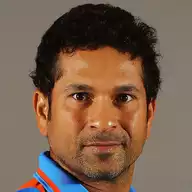
#> input picture sachin-tendulkar.webp, 192 x 192 px, found by its file name
$ jupyter execute OpenCV.ipynb   (text cells are left out)
#> lines starting #> are read from the running program, lines starting #| are printed output that depends on the picture; after the words box and inside, x2 and y2 are one past the last pixel; in counts of white or black regions, pixels touching at a corner belong together; pictures that were not available may be replaced by others from this repository, and a replacement may not be noted
[cell 1]
# pip install opencv-python

[cell 2]
import cv2

[cell 3]
img=cv2.imread("sachin-tendulkar.webp")
#> img is the input picture: shape (192, 192, 3); mean B, G, R 77.9, 96, 121.8
cv2.imshow("Image",img)
cv2.waitKey()
cv2.destroyWindow("Image")

[cell 4]
img=cv2.imread("sachin-tendulkar.webp")
print(img)
#> (printed output is left out)

[cell 5]
img.flatten()     # flatten -> changing an array into diff dimensional array.  eg- 3D into 1D

[cell 6]
img=cv2.imread("sachin-tendulkar.webp",0)
#> img: shape (192, 192); min 0, max 228, mean 101.6
print(img)
#> (printed output is left out)

[cell 7]
img=cv2.imread("sachin-tendulkar.webp",0)   # 0 means black&white image
cv2.imshow("window2",img)
cv2.waitKey()
cv2.destroyWindow("window2")    # require window name

[cell 8]
img=cv2.imread("sachin-tendulkar.webp")
img2=cv2.cvtColor(img,cv2.COLOR_BGR2GRAY)    # cvtcolor means converting colors of img
cv2.imshow("window2",img2)
cv2.waitKey()
cv2.destroyWindow("window2")

[cell 9]
img=cv2.imread("sachin-tendulkar.webp")
img2=cv2.cvtColor(img,cv2.COLOR_BGR2GRAY)
cv2.imshow("window2",img2)
cv2.imshow("window3",img)
cv2.waitKey()
cv2.destroyWindow("window2")

[cell 10]
img=cv2.imread("sachin-tendulkar.webp")
img2=cv2.cvtColor(img,cv2.COLOR_BGR2GRAY)
cv2.imshow("window2",img2)
cv2.imshow("window3",img)
cv2.waitKey()
cv2.destroyAllWindows()   # not require window name

[cell 11]
img=cv2.imread("sachin-tendulkar.webp")
img2=cv2.resize(img,(300,300))    # resize the image of given parameter
cv2.imshow("window2",img2)
cv2.imshow("window3",img)
cv2.waitKey()
cv2.destroyAllWindows()

[cell 12]
img=cv2.imread("sachin-tendulkar.webp")
img=cv2.blur(img,ksize=(20,10))
#> img: shape (192, 192, 3)
cv2.imshow("window3",img)
cv2.waitKey()
cv2.destroyAllWindows()

[cell 13]
img=cv2.imread("sachin-tendulkar.webp")
img=cv2.convertScaleAbs(img,alpha=1,beta=100)
cv2.imshow("window3",img)
cv2.waitKey()
cv2.destroyAllWindows()

[cell 14]
img=cv2.imread("sachin-tendulkar.webp")
img=cv2.flip(img,0)
cv2.imshow("window3",img)
cv2.waitKey()
cv2.destroyAllWindows()

[cell 15]
img=cv2.imread("sachin-tendulkar.webp")
img3=cv2.flip(img,-1)
cv2.imshow("window2",img)
cv2.imshow("window4",img3)
cv2.waitKey()
cv2.destroyAllWindows()

[cell 16]
img=cv2.imread("sachin-tendulkar.webp")
blue,green,red=cv2.split(img)
cv2.imshow("blue",blue)
cv2.imshow("green",green)
cv2.imshow("red",red)
cv2.waitKey(3000)
cv2.destroyAllWindows()

[cell 17]
img=cv2.imread("sachin-tendulkar.webp")
blue,green,red=cv2.split(img)
cv2.imshow("blue",blue)
cv2.imshow("green",green)
cv2.imshow("red",red)
key=cv2.waitKey()
#> (key Esc is pressed here)
print(key)
cv2.destroyAllWindows()

[cell 18]
img=cv2.imread("sachin-tendulkar.webp")
cv2.putText(img,"Sachin",(10,20),cv2.FONT_HERSHEY_COMPLEX,1,(0,0,255),2)
cv2.imshow("wind",img)
cv2.waitKey()
cv2.destroyAllWindows()

[cell 19]
img=cv2.imread("sachin-tendulkar.webp")
cv2.putText(img,"Sachin",(10,20),cv2.FONT_HERSHEY_COMPLEX,1,(0,0,255),2)
cv2.rectangle(img,(40,40),(150,170),(0,255,0))
cv2.imshow("wind",img)
cv2.waitKey()
cv2.destroyAllWindows()

[cell 20]
import cv2
Model_face=cv2.CascadeClassifier("trained model\haarcascade_frontalface_alt.xml")
img=cv2.imread("sachin-tendulkar.webp")
img2=cv2.cvtColor(img,cv2.COLOR_BGR2GRAY)
face=Model_face.detectMultiScale(img2)
#> face = [[37, 48, 130, 130]]
for x,y,w,h in face:           # coordinates of img
    cv2.rectangle(img,(40,40),(150,170),(0,255,0),2)
#> this loop made 1 pass
#> img: shape (192, 192, 3); 3.9% of pixels changed, all inside (x1, y1, x2, y2) = (39, 39, 152, 172)
cv2.imshow("wind",img)
cv2.waitKey()
cv2.destroyAllWindows()

[cell 21]
len(img2[0])
#> Out = 192

[cell 22]
import cv2
Model_face=cv2.CascadeClassifier("trained model\haarcascade_frontalface_alt.xml")
img=cv2.imread("Vijay-devarkonda.webp")
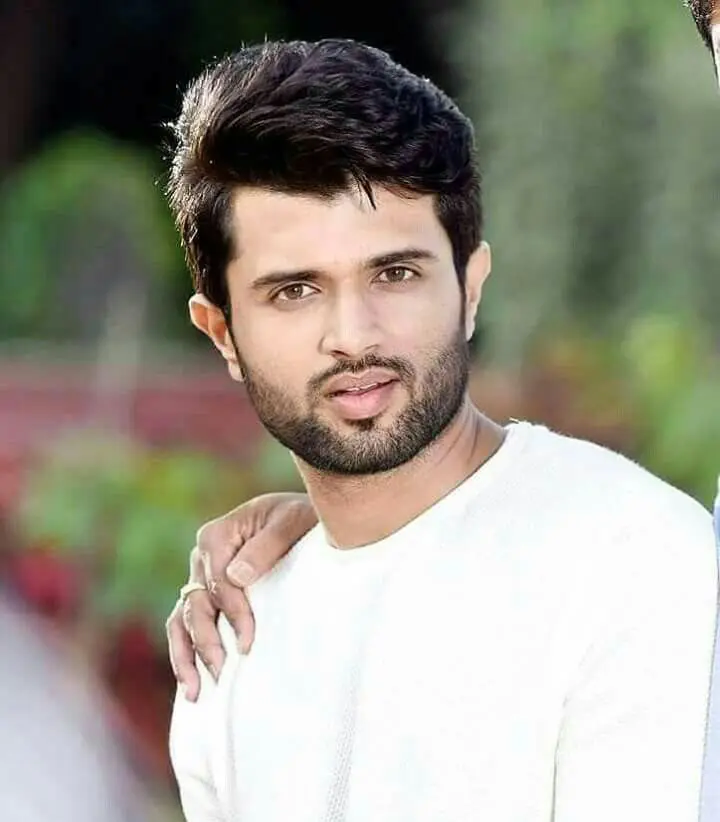
#> input picture Vijay-devarkonda.webp, 720 x 822 px, found by its file name
#> img is the input picture: shape (822, 720, 3); mean B, G, R 136.9, 149.7, 153.3
img2=cv2.resize(img,(200,200))
#> img2: shape (200, 200, 3)
img2=cv2.cvtColor(img,cv2.COLOR_BGR2GRAY)
#> img2: shape (822, 720)
face=Model_face.detectMultiScale(img2)
#> face = [[213, 180, 270, 270]]
for x,y,w,h in face:
    cv2.rectangle(img,(x,y),(x+w,y+h),(0,255,0),2)
#> this loop made 1 pass
#> img: shape (822, 720, 3); 0.55% of pixels changed, all inside (x1, y1, x2, y2) = (212, 179, 485, 452)
cv2.imshow("wind",img)
cv2.waitKey()
cv2.destroyAllWindows()

[cell 23]
import cv2
Model_face=cv2.CascadeClassifier("trained model\haarcascade_frontalface_alt.xml")
img=cv2.imread("sachin-tendulkar.webp")
img2=cv2.resize(img,(200,200))
#> img2: shape (200, 200, 3)
img2=cv2.cvtColor(img,cv2.COLOR_BGR2GRAY)
face=Model_face.detectMultiScale(img2)
#> face = [[37, 48, 130, 130]]
for x,y,w,h in face:
    cv2.rectangle(img,(x,y),(x+w,y+h),(0,255,0),2)
#> img: shape (192, 192, 3)
cv2.imshow("wind",img)
cv2.waitKey()
cv2.destroyAllWindows()

[cell 24]
Model_face=cv2.CascadeClassifier("trained model\haarcascade_frontalface_alt.xml")  #trained model
img=cv2.imread("group1.jpg")     #import img (alwys in coloured, its a 3d array)
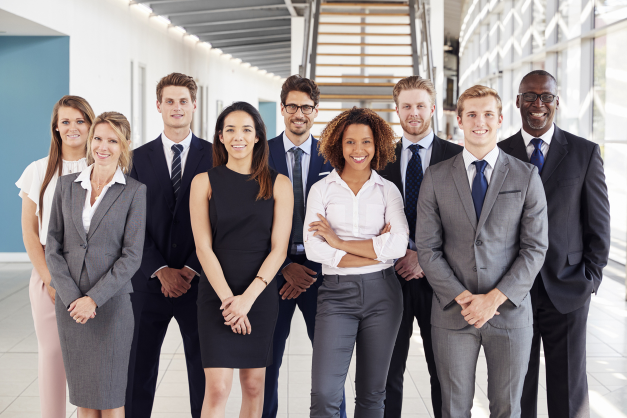
#> input picture group1.jpg, 1254 x 836 px, found by its file name (shown at 1/2 size)
#> img is the input picture: shape (836, 1254, 3); mean B, G, R 136.7, 135.7, 142.6
img2=cv2.cvtColor(img,cv2.COLOR_BGR2GRAY)  #converted colored img to b&w
#> img2: shape (836, 1254)
face=Model_face.detectMultiScale(img2)    #detectMultiScale method
#> face = [[111, 218, 69, 69], [171, 251, 77, 77], [801, 273, 63, 63], [313, 172, 83, 83], [678, 254, 80, 80], [790, 183, 76, 76], [436, 228, 83, 83], [556, 183, 82, 82], [918, 197, 87, 87]]
for x,y,w,h in face:
    cv2.rectangle(img,(x,y,w,h),(0,255,0),2)
#> this loop made 9 passes
#> img: shape (836, 1254, 3); 0.79% of pixels changed, all inside (x1, y1, x2, y2) = (110, 171, 1006, 337)
cv2.imshow("wind",img)   # colored img
cv2.imshow("Black&white",img2)
cv2.waitKey()
cv2.destroyAllWindows()

[cell 25]
len(img2[0])
#> Out = 1254

[cell 26]
Model_face=cv2.CascadeClassifier("trained model\haarcascade_frontalface_alt.xml")
img=cv2.imread("group1.jpg")
img2=cv2.cvtColor(img,cv2.COLOR_BGR2GRAY)
face=Model_face.detectMultiScale(img2,minNeighbors=14)
#> face = [[111, 218, 69, 69], [171, 251, 77, 77], [313, 172, 83, 83], [678, 254, 80, 80], [790, 183, 76, 76], [436, 228, 83, 83], [556, 183, 82, 82], [918, 197, 87, 87]]
for x,y,w,h in face:
    cv2.rectangle(img,(x,y,w,h),(0,255,0),2)
#> this loop made 8 passes
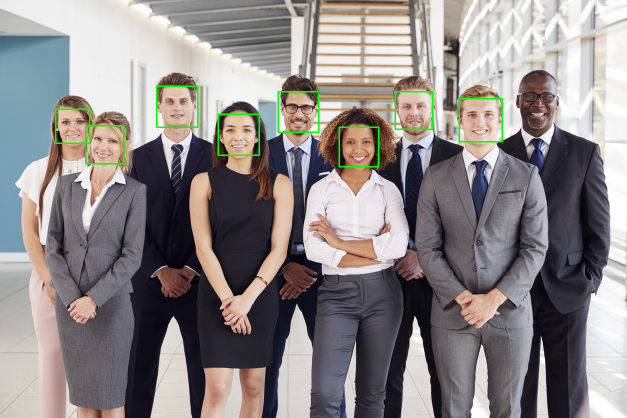
#> img: shape (836, 1254, 3) (shown at 1/2 size); 0.72% of pixels changed, all inside (x1, y1, x2, y2) = (110, 171, 1006, 335)
cv2.imshow("wind",img)
cv2.waitKey()
cv2.destroyAllWindows()

[cell 27]
Model_face=cv2.CascadeClassifier("trained model\haarcascade_frontalface_alt.xml")
Model_eye=cv2.CascadeClassifier("trained model\haarcascade_eye.xml")
img=cv2.imread("group1.jpg")
img2=cv2.cvtColor(img,cv2.COLOR_BGR2GRAY)
face=Model_face.detectMultiScale(img2)
#> face = [[111, 218, 69, 69], [171, 251, 77, 77], [801, 273, 63, 63], [313, 172, 83, 83], [678, 254, 80, 80], [790, 183, 76, 76], [436, 228, 83, 83], [556, 183, 82, 82], [918, 197, 87, 87]]
eye=Model_eye.detectMultiScale(img2)
#> eye = 18 rows, first 6: [1074, 32, 23, 23], [328, 192, 23, 23], [355, 192, 23, 23], [829, 201, 23, 23], [802, 202, 23, 23], [964, 217, 26, 26]
for x,y,w,h in face:
    cv2.rectangle(img,(x,y,w,h),(0,255,0),2)

for ex,ey,ew,eh in eye:
    cv2.rectangle(img,(ex,ey,ew,eh),(0,255,0),2)
#> this loop made 18 passes
#> (ex, ey, ew, eh) on passes 1 to 12: (1074, 32, 23, 23), (328, 192, 23, 23), (355, 192, 23, 23), (829, 201, 23, 23), (802, 202, 23, 23), (964, 217, 26, 26), (930, 218, 27, 27), (149, 233, 21, 21), (119, 233, 24, 24), (450, 250, 22, 22), (482, 250, 23, 23), (962, 251, 22, 22)
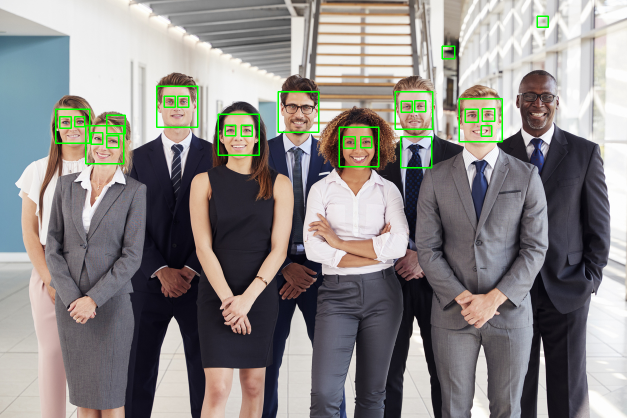
#> img: shape (836, 1254, 3) (shown at 1/2 size); mean B, G, R 135, 137, 140.4
cv2.imshow("wind",img)
cv2.waitKey()
cv2.destroyAllWindows()

[cell 28]
Model_face=cv2.CascadeClassifier("trained model\haarcascade_frontalface_alt.xml")
Model_eye=cv2.CascadeClassifier("trained model\haarcascade_eye.xml")
img=cv2.imread("group1.jpg")
img2=cv2.cvtColor(img,cv2.COLOR_BGR2GRAY)
face=Model_face.detectMultiScale(img2,minNeighbors=14)
#> face = [[111, 218, 69, 69], [171, 251, 77, 77], [313, 172, 83, 83], [678, 254, 80, 80], [790, 183, 76, 76], [436, 228, 83, 83], [556, 183, 82, 82], [918, 197, 87, 87]]

for x,y,w,h in face:
    cv2.rectangle(img,(x,y,w,h),(0,255,0),2)

    img3=img2[y:y+h,x:x+w]
    eye=Model_eye.detectMultiScale(img3)
    for ex,ey,ew,eh in eye:
       cv2.rectangle(img,(x+ex,y+ey,ew,eh),(0,255,0),2)
#> this loop made 8 passes
#> (x, y, w, h, eye) on passes 1, 2, 3, 4, 5, 6, 8: (111, 218, 69, 69, [[9, 16, 23, 23], [38, 15, 22, 22]]), (171, 251, 77, 77, [[12, 15, 24, 24], [42, 19, 25, 25]]), (313, 172, 83, 83, [[15, 19, 24, 24], [42, 20, 23, 23]]), (678, 254, 80, 80, [[43, 19, 24, 24], [10, 19, 24, 24]]), (790, 183, 76, 76, [[12, 19, 24, 24], [35, 17, 26, 26]]), (436, 228, 83, 83, [[13, 22, 23, 23], [47, 22, 21, 21]]), (918, 197, 87, 87, [[12, 21, 26, 26], [44, 19, 27, 27], [44, 54, 22, 22]])
#> pass 1, `img3=img2[y:y+h,x:x+w]`:
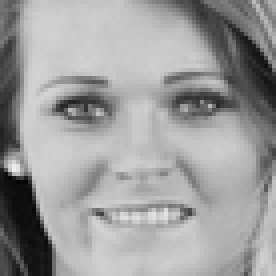
#> img3: shape (69, 69) (shown 4 times larger); min 5, max 239, mean 156.7
#> after the loop:
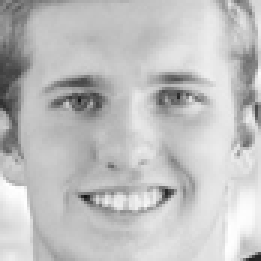
#> img3: shape (87, 87) (shown 3 times larger); min 20, max 255, mean 191.6

cv2.imshow("wind",img)
cv2.waitKey()
cv2.destroyAllWindows()

[cell 29]
from pytube import YouTube

url="https://www.youtube.com/watch?v=3ltjFfSj8T4"

YouTube(url=url).streams.get_highest_resolution().download("videos")
#> (this line was passed over: pytube is not available in this run)

[cell 30]
import cv2

video=cv2.VideoCapture("Naina Ke Teer ( Rani Ho Tera Laya Mein Lal Sharara ) Renuka Panwar Tanu Rawat Vivek Swati Vikram.mp4")

while True:
    flag,img=video.read()  # if img exist then flag value will be True else flag value will be false
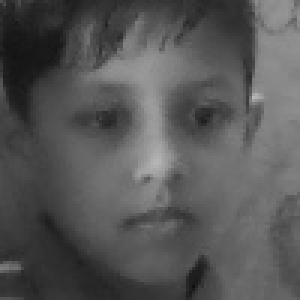
#> input picture Face_detection_model_CV/Students/Dhurv/img1.jpg, 100 x 100 px, given in place of al Sharara ) Renuka Panwar Tanu Rawat Vivek Swati Vikram.mp4, which was not available (shown 3 times larger)
#> img is the input picture: shape (100, 100, 3); min 15, max 186, mean 86.3
    if flag==False:
        break
    Model_face=cv2.CascadeClassifier("trained model/haarcascade_frontalface_alt.xml")
    Model_eye=cv2.CascadeClassifier("trained model\haarcascade_eye.xml")
    img2=cv2.cvtColor(img,cv2.COLOR_BGR2GRAY)
#> img2: shape (100, 100)
    face=Model_face.detectMultiScale(img2,minNeighbors=14)
#> face = [[10, 8, 83, 83]]
    cv2.putText(img,text="Press 'c' to stop",org=(10,20),fontFace=cv2.FONT_HERSHEY_COMPLEX,color=(0,0,255),thickness=2,fontScale=1)
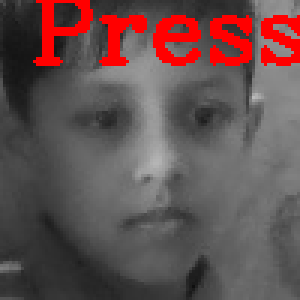
#> img: shape (100, 100, 3) (shown 3 times larger); 7.79% of pixels changed, all inside (x1, y1, x2, y2) = (11, 0, 100, 22)
    for x,y,w,h in face:
        cv2.rectangle(img,(x,y,w,h),(0,255,0),2)


        img3=img2[y:y+h,x:x+w]
        eye=Model_eye.detectMultiScale(img3)
        for ex,ey,ew,eh in eye:
            cv2.rectangle(img,(x+ex,y+ey,ew,eh),(0,255,0),2)
#> this loop made 1 pass
#> (x, y, w, h, eye) on pass 1: (10, 8, 83, 83, [[12, 20, 25, 25], [46, 17, 26, 26], [10, 7, 50, 50]])
#> pass 1, `img3=img2[y:y+h,x:x+w]`:
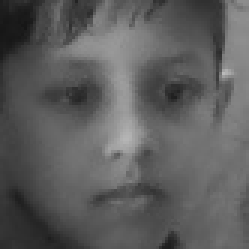
#> img3: shape (83, 83) (shown 3 times larger); min 21, max 186, mean 92.9
#> after the loop:
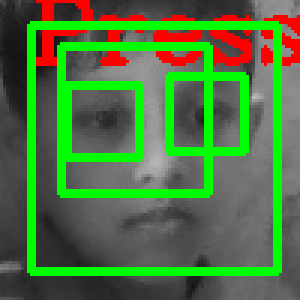
#> img: shape (100, 100, 3) (shown 3 times larger); mean B, G, R 63, 116.5, 77.6

    cv2.imshow("wind",img)
    key=cv2.waitKey(10)
#> (key Esc is pressed here)

    if key==ord("c"):
        break
cv2.destroyAllWindows()
video.release()
